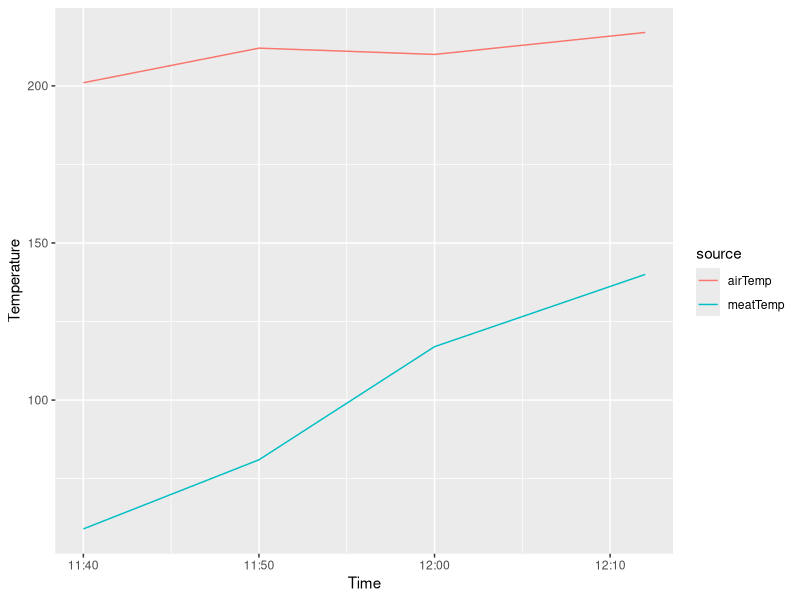

Source code (R):
## ---- chunk 1
library(ggplot2)
library(dplyr)
library(tidyr)

time=c('11:40','11:50','12:00','12:12')
meatTemp=c(59,81,117,140)
airTemp=c(201,212,210,217)

hm=as.POSIXct(strptime(time, '%H:%M',tz='GMT')) 
df=data.frame(meatTemp,airTemp,hm) %>%
  gather(source,temp,-hm)
ggplot(df,aes(hm,temp,color=source)) + 
  geom_line() + 
  ylab('Temperature') +
  xlab('Time') 
  

